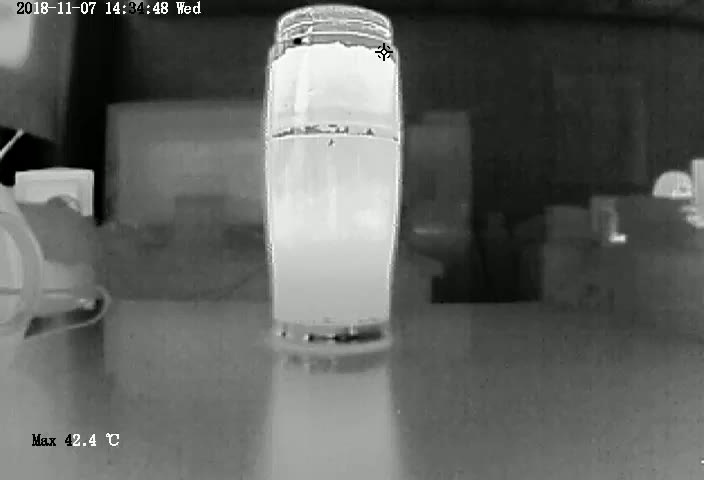
#> input picture image 900.jpg, 704 x 480 px
$ python '差值三维柱状图.py'
#> lines starting #> are read from the running program, lines starting #| are printed output that depends on the picture
from PIL import Image
import cv2
import numpy as np
import matplotlib as plt
from pyecharts import Bar3D

src_1=cv2.imread("image 900.jpg")
#> src_1 is the input picture: shape (480, 704, 3); mean B, G, R 94.6, 97.6, 95.6
src_2=cv2.imread("image 1000.jpg")
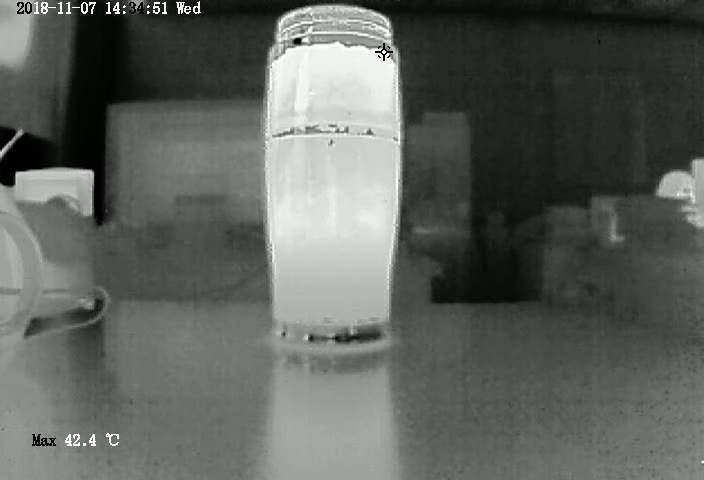
#> input picture image 1000.jpg, 704 x 480 px
#> src_2 is the input picture: shape (480, 704, 3); mean B, G, R 94.2, 97.2, 95.2
src1=cv2.cvtColor(src_1,cv2.COLOR_BGR2GRAY)
src2=cv2.cvtColor(src_2,cv2.COLOR_BGR2GRAY)
img1=src1[100:150,100:150]
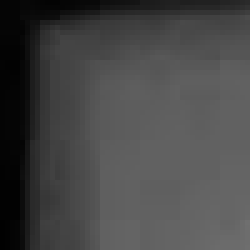
#> img1: shape (50, 50) (shown 5 times larger); min 1, max 111, mean 70.5
img2=src2[100:150,100:150]
sub=cv2.subtract(img2,img1)
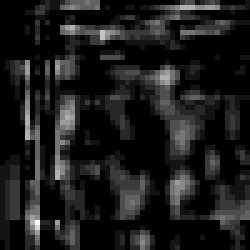
#> sub: shape (50, 50) (shown 5 times larger); min 0, max 13, mean 1.42; drawn with min black and max white
im=Image.fromarray(sub)
im.save('out.jpg')
s=np.reshape(sub,[1,50*50])
s=s[0]
#> s = 2500 values, max 13 at index 2207, min 0 at index 0, mean 1.42
s1=[]
for k in s:
    s1.append(k)
#> this loop made 2500 passes
#> k on passes 2 to 4: 0, 0, 0
#> after the loop, s1 has the same summary as s
print(s)
#> (printed output is left out)
# x_axis=[]
# y_axis=[]

image=cv2.imread('out.jpg')
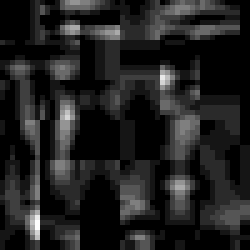
#> image: shape (50, 50, 3) (shown 5 times larger); min 0, max 12, mean 1.5; drawn with min black and max white
img=cv2.cvtColor(image,cv2.COLOR_BGR2GRAY)
# print(img)
m,n=img.shape
#> m = 50; n = 50

x=np.arange(0,m)
#> x = 50 values from 0 to 49
print('x=',x)
#| x= [ 0  1  2  3  4  5  6  7  8  9 10 11 12 13 14 15 16 17 18 19 20 21 22 23
#|  24 25 26 27 28 29 30 31 32 33 34 35 36 37 38 39 40 41 42 43 44 45 46 47
#|  48 49]
x1=[]
for i in x:
    x1.append(i)
#> after the loop, x1 = 50 values from 0 to 49
print('x1=',x1)
#| x1= [0, 1, 2, 3, 4, 5, 6, 7, 8, 9, 10, 11, 12, 13, 14, 15, 16, 17, 18, 19, 20, 21, 22, 23, 24, 25, 26, 27, 28, 29, 30, 31, 32, 33, 34, 35, 36, 37, 38, 39, 40, 41, 42, 43, 44, 45, 46, 47, 48, 49]

y=np.arange(0,n)
#> y = 50 values from 0 to 49
print('y=',y)
#| y= [ 0  1  2  3  4  5  6  7  8  9 10 11 12 13 14 15 16 17 18 19 20 21 22 23
#|  24 25 26 27 28 29 30 31 32 33 34 35 36 37 38 39 40 41 42 43 44 45 46 47
#|  48 49]
y1=[]
for j in y:
    y1.append(j)
#> after the loop, y1 = 50 values from 0 to 49
print('y1=',y1)
#| y1= [0, 1, 2, 3, 4, 5, 6, 7, 8, 9, 10, 11, 12, 13, 14, 15, 16, 17, 18, 19, 20, 21, 22, 23, 24, 25, 26, 27, 28, 29, 30, 31, 32, 33, 34, 35, 36, 37, 38, 39, 40, 41, 42, 43, 44, 45, 46, 47, 48, 49]

s2=[]
for i in x:
    for j in y:
        temp=[]
        temp.append(i)
        temp.append(j)
        temp.append(img[i,j])
        s2.append(temp)
#> after the loop, s2 = 2500 items, first 6: [0, 0, 0], [0, 1, 0], [0, 2, 0], [0, 3, 0], [0, 4, 0], [0, 5, 0]
s3=np.array(s2,dtype='uint8')
#> s3 = 2500 rows, first 8: [0, 0, 0], [0, 1, 0], [0, 2, 0], [0, 3, 0], [0, 4, 0], [0, 5, 0], [0, 6, 1], [0, 7, 2]
print('s3=',s3)
#> (printed output is left out)


#> (the run stopped early here; a loop or call above may not have finished)
